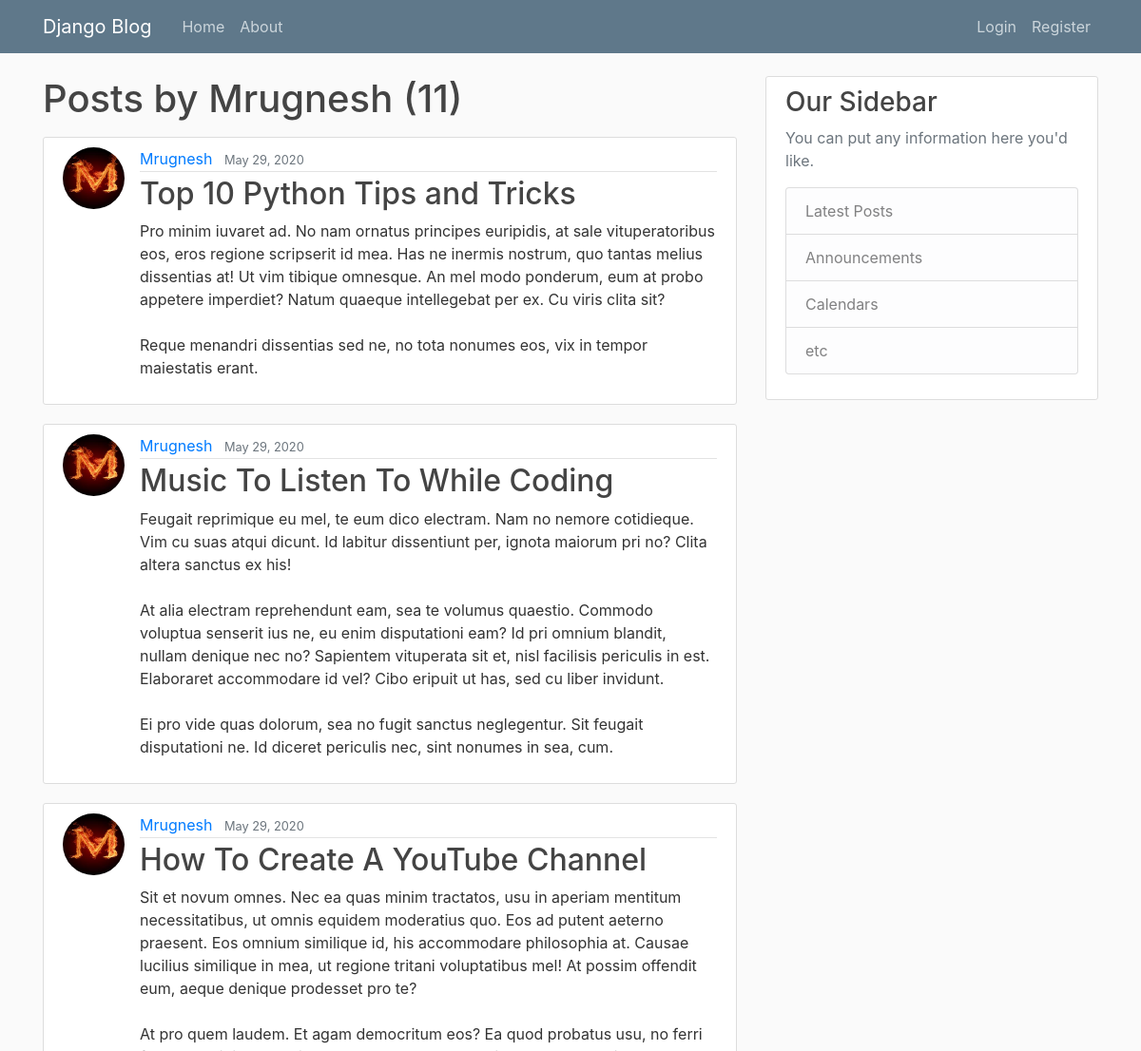
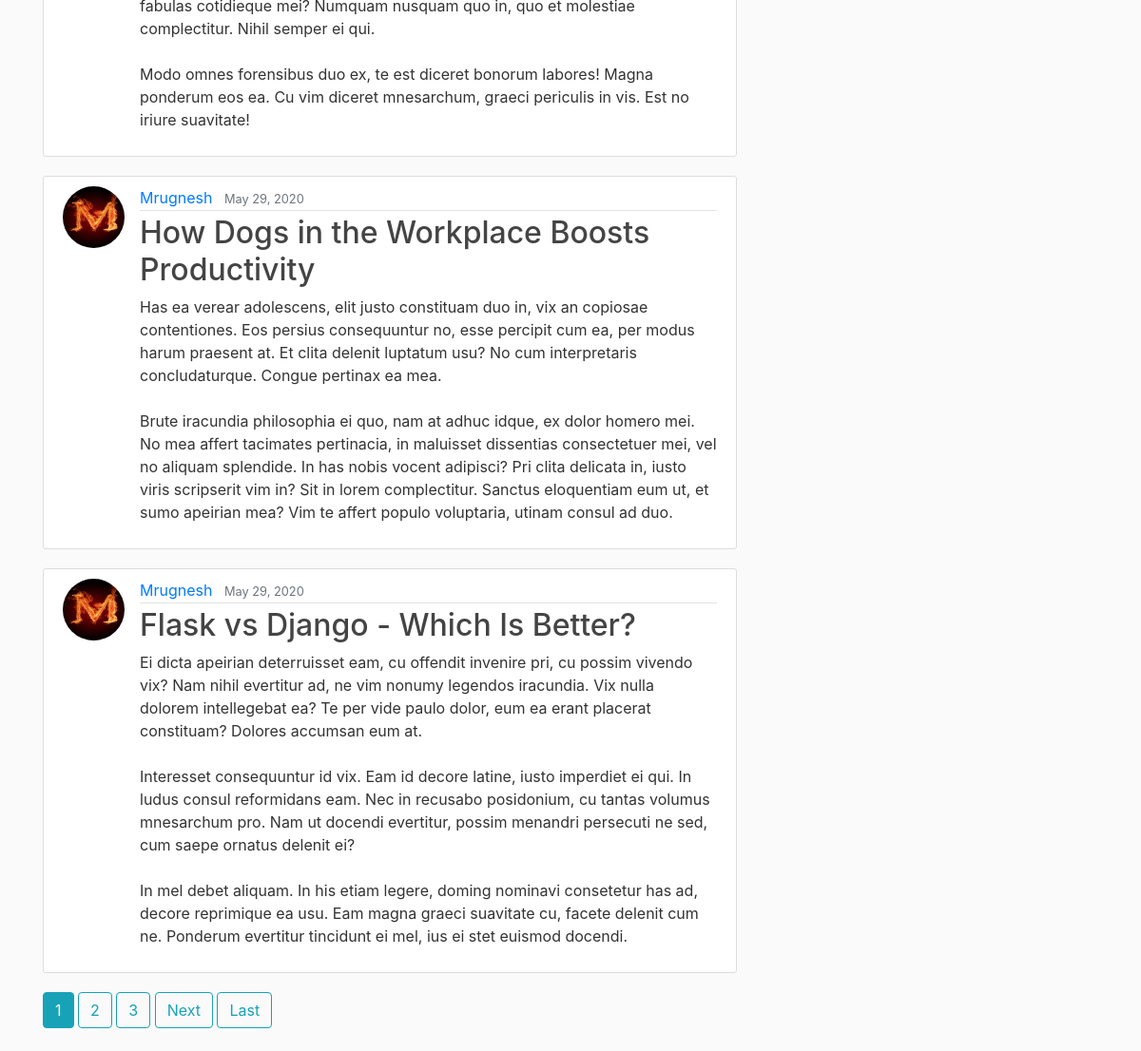
The page /user/Mrugnesh on the database its author committed (2 pictures, top to bottom).
### BLOG_app/models.py (models this page shows, shortened)
class Post(models.Model):
    title = models.CharField(max_length=100)
    content = models.TextField()
    date_posted = models.DateTimeField(default=timezone.now)
    author = models.ForeignKey(User, on_delete=models.CASCADE)

### users/models.py (models this page shows, shortened)
class Profile(models.Model):
    user = models.OneToOneField(User, on_delete=models.CASCADE)
    image = models.ImageField(default='default.jpg', upload_to='profile_pics')

### BLOG_app/views.py (the view)
# urls.py: path('user/<str:username>', UserPostListView.as_view(), name='user-posts'),
class UserPostListView(ListView):
    model = Post
    template_name = 'blog/user_posts.html'  # <app>/<model>_<viewtype>.html
    context_object_name = 'posts'
    paginate_by = 5
    def get_queryset(self):
        user = get_object_or_404(User, username=self.kwargs.get('username'))
        return Post.objects.filter(author=user).order_by('-date_posted')

### BLOG_app/templates/blog/user_posts.html (shortened to what this page needs)
{% extends "blog/base.html" %}
{% block content %}
    <h1 class="mb-3">Posts by {{ view.kwargs.username }} ({{ page_obj.paginator.count }})</h1>
    {% for post in posts %}
        <article class="media content-section">
          <img class="rounded-circle article-img" src="{{ post.author.profile.image.url }}">
          <div class="media-body">
            <div class="article-metadata">
              <a class="mr-2" href="{% url 'user-posts' post.author.username %}">{{ post.author }}</a>
              <small class="text-muted">{{ post.date_posted|date:"F d, Y" }}</small>
            </div>
            <h2><a class="article-title" href="{% url 'post-detail' post.id %}">{{ post.title }}</a></h2>
            <p class="article-content">{{ post.content }}</p>
          </div>
        </article>
    {% endfor %}
    {% if is_paginated %}
      {% for num in page_obj.paginator.page_range %}
        {% if page_obj.number == num %}
          <a class="btn btn-info mb-4" href="?page={{ num }}">{{ num }}</a>
        {% elif num > page_obj.number|add:'-3' and num < page_obj.number|add:'3' %}
          <a class="btn btn-outline-info mb-4" href="?page={{ num }}">{{ num }}</a>
        {% endif %}
      {% endfor %}
      {% if page_obj.has_next %}
        <a class="btn btn-outline-info mb-4" href="?page={{ page_obj.next_page_number }}">Next</a>
        <a class="btn btn-outline-info mb-4" href="?page={{ page_obj.paginator.num_pages }}">Last</a>
      {% endif %}
    {% endif %}
{% endblock content %}

### BLOG_app/static/blog/main.css (style rules this page uses)
body { background: #fafafa; color: #333333; margin-top: 5rem; }
h1, h2, h3, h4, h5, h6 { color: #444444; }
.content-section { background: #ffffff; padding: 10px 20px; border: 1px solid #dddddd; border-radius: 3px; margin-bottom: 20px; }
.article-title { color: #444444; }
.article-content { white-space: pre-line; }
.article-img { height: 65px; width: 65px; margin-right: 16px; }
.article-metadata { padding-bottom: 1px; margin-bottom: 4px; border-bottom: 1px solid #e3e3e3 }

### rows shown on the page
Post: author.profile.image (picture), author "Mrugnesh", date_posted "May 29, 2020", title "Top 10 Python Tips and Tricks", content "Pro minim iuvaret ad. No nam ornatus principes euripidis, at sale vituperatoribus eos, eros regione scripserit id mea. Has ne inermis nostrum, quo tantas melius dissentias at! Ut vim tibique omnesque. An mel modo ponderum, eum at probo appetere imperdiet? Natum quaeque intellegebat per ex. Cu viris clita sit? Reque menandri dissentias sed ne, no tota nonumes eos, vix in tempor maiestatis erant."
Post: author.profile.image (picture), author "Mrugnesh", date_posted "May 29, 2020", title "Music To Listen To While Coding", content "Feugait reprimique eu mel, te eum dico electram. Nam no nemore cotidieque. Vim cu suas atqui dicunt. Id labitur dissentiunt per, ignota maiorum pri no? Clita altera sanctus ex his! At alia electram reprehendunt eam, sea te volumus quaestio. Commodo voluptua senserit ius ne, eu enim disputationi eam? Id pri omnium blandit, nullam denique nec no? Sapientem vituperata sit et, nisl facilisis periculis in est. Elaboraret accommodare id vel? Cibo eripuit ut has, sed cu liber invidunt. Ei pro vide quas dolorum, sea no fugit sanctus neglegentur. Sit feugait disputationi ne. Id diceret periculis nec, sint nonumes in sea, cum."
Post: author.profile.image (picture), author "Mrugnesh", date_posted "May 29, 2020", title "How To Create A YouTube Channel", content "Sit et novum omnes. Nec ea quas minim tractatos, usu in aperiam mentitum necessitatibus, ut omnis equidem moderatius quo. Eos ad putent aeterno praesent. Eos omnium similique id, his accommodare philosophia at. Causae lucilius similique in mea, ut regione tritani voluptatibus mel! At possim offendit eum, aeque denique prodesset pro te? At pro quem laudem. Et agam democritum eos? Ea quod probatus usu, no ferri fabulas cotidieque mei? Numquam nusquam quo in, quo et molestiae complectitur. Nihil semper ei qui. Modo omnes forensibus duo ex, te est diceret bonorum labores! Magna ponderum eos ea. Cu vim diceret mnesarchum, graeci periculis in vis. Est no iriure suavitate!"
Post: author.profile.image (picture), author "Mrugnesh", date_posted "May 29, 2020", title "How Dogs in the Workplace Boosts Productivity", content "Has ea verear adolescens, elit justo constituam duo in, vix an copiosae contentiones. Eos persius consequuntur no, esse percipit cum ea, per modus harum praesent at. Et clita delenit luptatum usu? No cum interpretaris concludaturque. Congue pertinax ea mea. Brute iracundia philosophia ei quo, nam at adhuc idque, ex dolor homero mei. No mea affert tacimates pertinacia, in maluisset dissentias consectetuer mei, vel no aliquam splendide. In has nobis vocent adipisci? Pri clita delicata in, iusto viris scripserit vim in? Sit in lorem complectitur. Sanctus eloquentiam eum ut, et sumo apeirian mea? Vim te affert populo voluptaria, utinam consul ad duo."
Post: author.profile.image (picture), author "Mrugnesh", date_posted "May 29, 2020", title "Flask vs Django - Which Is Better?", content "Ei dicta apeirian deterruisset eam, cu offendit invenire pri, cu possim vivendo vix? Nam nihil evertitur ad, ne vim nonumy legendos iracundia. Vix nulla dolorem intellegebat ea? Te per vide paulo dolor, eum ea erant placerat constituam? Dolores accumsan eum at. Interesset consequuntur id vix. Eam id decore latine, iusto imperdiet ei qui. In ludus consul reformidans eam. Nec in recusabo posidonium, cu tantas volumus mnesarchum pro. Nam ut docendi evertitur, possim menandri persecuti ne sed, cum saepe ornatus delenit ei? In mel debet aliquam. In his etiam legere, doming nominavi consetetur has ad, decore reprimique ea usu. Eam magna graeci suavitate cu, facete delenit cum ne. Ponderum…"

### other values the page prints
{{ view.kwargs.username }} "Mrugnesh"
{{ page_obj.paginator.count }} "11"
{{ num }} "1"
{{ num }} "2" "3"
